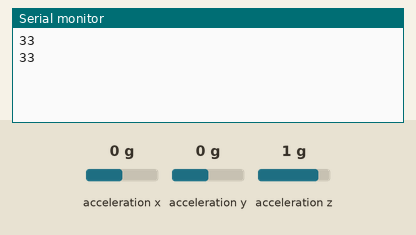
The sketch below on a simulated Arduino Uno, built for the host (arithmetic inside an expression is 32-bit, double 64-bit). Parts: the last lines printed to the serial monitor. The test bench sets the inputs (shaded band); at power-on: acceleration x 0 g, acceleration y 0 g, acceleration z 1 g.

Above: at 1.6 s.
1.7 s: acceleration x set to -1.4 g
At 1.7 s:
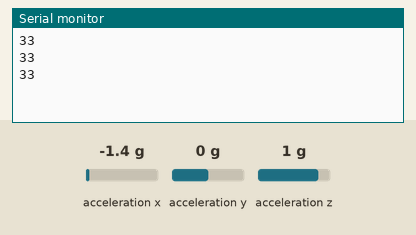
3.2 s: acceleration y set to -1.4 g
At 3.6 s:
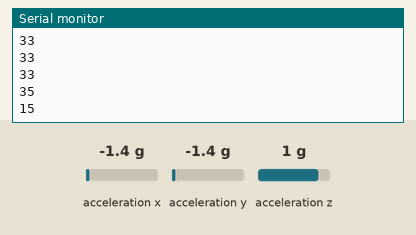
4.7 s: acceleration x set to 0 g
At 5.5 s:
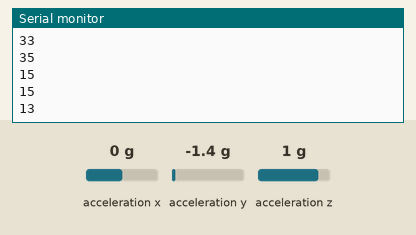
Timing chart, 0 to 7.7 s (numbered marks = the images above; inputs shaded):
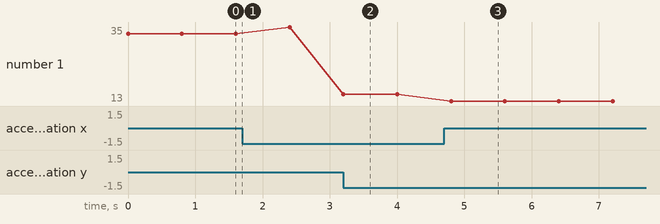

The sketch:

gyroCategory.ino
```cpp
#include "CurieIMU.h"

float convertRawAcceleration(int aRaw) {
  float a = (aRaw * 2.0) / 32768.0;
  return a;
}
int UsualY = 85;
const int LL= 52;
const int L = 70;
const int R = 110;
const int RR = 130;

int UsualX = 100;
const int FF = 140;
const int F = 124;
const int B =80;
const int BB = 50;

int ten, one;

void Accelerometer(){
  int accX, accY, accZ;
  float ax, ay, az;

  CurieIMU.readAccelerometer(accX, accY, accZ);

  ax = convertRawAcceleration(accX)*100;
  ay = convertRawAcceleration(accY)*100;
  az = convertRawAcceleration(accZ)*100;

  // 가속기 최소 최대 범위 제한 설정
  if(ax > 100) ax=100;
  if(ax < -100) ax=-100;
  if(ay > 100) ay=100;
  if(ay < -100) ay=-100;

  // 가속기 최대 최소값을 0~179 범위내로 변환
  accX = map(ax, -100, 100, 0, 179);
  accY = map(ay, -100, 100, 0, 179);

  if(accY<LL){
    ten=1;
  } else if(accY<L){
    ten=2;
  } else if(accY<R){
    ten=3;
  } else if(accY<RR){
    ten=4;
  } else{
    ten=5;
  }

  if(accX>FF){
    one=1;
  } else if(accX>F){
    one=2;
  } else if(accX>B){
    one=3;
  } else if(accX>BB){
    one=4;
  } else{
    one=5;
  }

  //Serial.print(accX);
  //Serial.print("  ");
  //Serial.println(accY);
  Serial.print(ten);
  Serial.println(one);
  delay(800);
}

void setup() {
  Serial.begin(9600); // 시리얼 초기화
  CurieIMU.begin(); // 가속기 초기화
  CurieIMU.setAccelerometerRange(2); // 가속기 범위 설정
  CurieIMU.noAccelerometerOffset();
  CurieIMU.accelerometerOffsetEnabled();
}

void loop() {
  Accelerometer();
}
```

Measured:
- after the input at 3.2 s, the serial monitor: prints a new line at once (image 2)
- after the input at 4.7 s, the serial monitor: prints a new line after 0.10 s (image 3)
- plotted number 1: 33 → 35 after the input at 1.7 s, 35 → 15 after the input at 3.2 s, 15 → 13 after the input at 4.7 s
